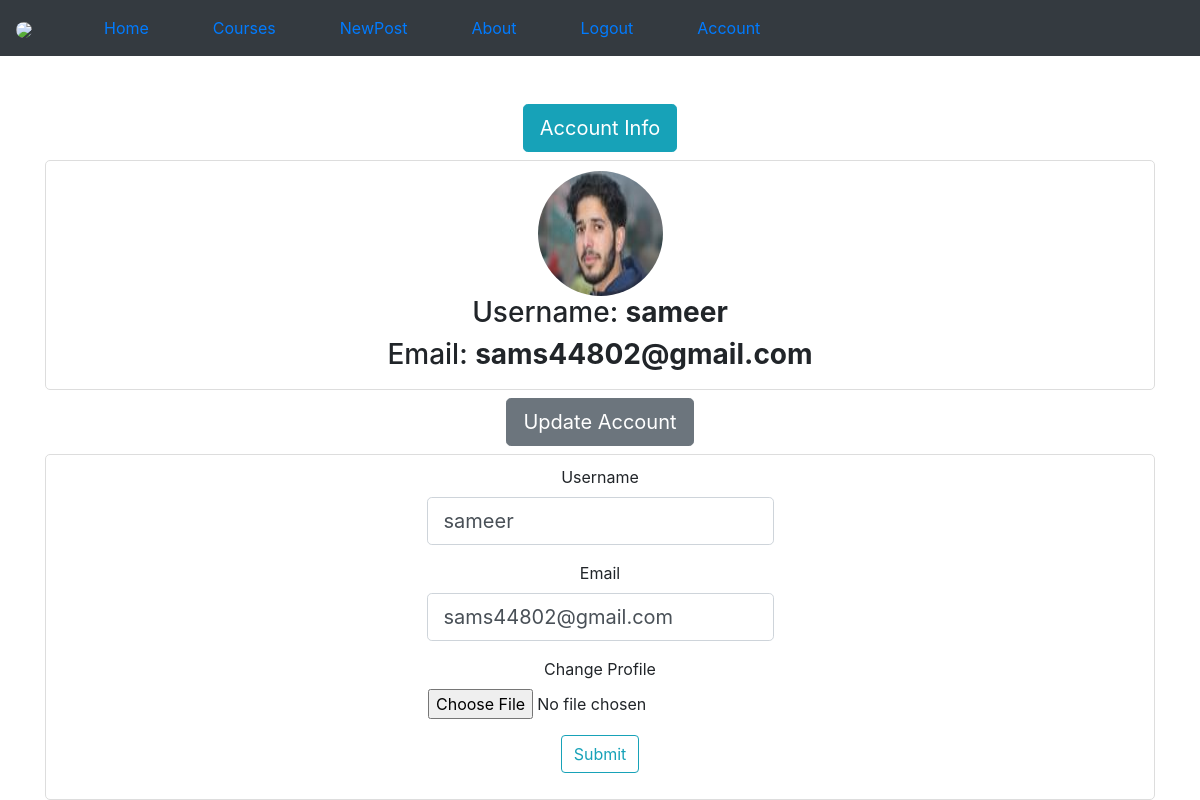
The page /account (signed in) on the database its author committed.
### Main/models.py (models this page shows, shortened)
class User(db.Model,UserMixin):
	id = db.Column(db.Integer,primary_key=True)
	username = db.Column(db.String(20),unique=True, nullable= False)
	email = db.Column(db.String(120),unique=True,nullable=False)
	image_file = db.Column(db.String(20),nullable=False,default= 'default.jpg')
	password = db.Column(db.String(30),nullable=False)
	posts = db.relationship('Post',backref='author',lazy=True)

### Main/routes.py (the view)
@app.route('/account',methods=['GET','POST'])
@login_required
def account():
	form = UpdateAccountForm()
	if form.validate_on_submit():
		if form.picture.data:
			picture_file = SavePicture(form.picture.data)
			current_user.image_file = picture_file
		current_user.username = form.username.data
		current_user.email = form.email.data
		db.session.commit()
		flash(f"Your Account Has Been Updated",'success')
		return redirect(url_for('account'))
	elif request.method == 'GET':
		form.username.data = current_user.username
		form.email.data = current_user.email
	image_file = url_for('static',filename='Profile-pics/'+current_user.image_file)
	return render_template('account.html',image_file=image_file,form=form)

### Main/forms.py (shortened to what this page needs)
class UpdateAccountForm(FlaskForm):
	username = StringField('Username',validators=[DataRequired(),Length(min=2,max=20)])
	email = StringField('Email',validators=[DataRequired(),Email()])
	picture = FileField('Change Profile', validators=[FileAllowed(['jpg','png'])])
	submit = SubmitField('Submit')

### Main/models.py (called while the page is built)
@login_manager.user_loader
def load_user(user_id):
	return User.query.get(int(user_id))

### Main/templates/account.html (shortened to what this page needs)
{%extends "layout.html"%}
{%block content%}
	<div class="text-center">
		<button type="button" class=" btn btn-info btn-lg mb-2">Account Info</button>
	</div>
	<div class="container content-section">
		<img class="rounded-circle account-img" src="{{url_for('static',filename='Profile-pics/'+current_user.image_file)}}" alt="">
			<h3>Username:
				<strong>{{current_user.username}}
				</strong>
			</h3>
			<h3>Email:
				<strong>{{current_user.email}}</strong>
			</h3>
	</div>
	<div class="text-center mt-2">
		<button type="button" class=" btn btn-secondary btn-lg mb-2">Update Account</button>
	</div>
	<div class="content-section">
		<form method="POST" action="" enctype="multipart/form-data">
			<div class="form-group row justify-content-center  text-center">
				<div class="col-xs-6">
					{{form.username.label(class="form-control-label")}}
					{%if form.username.errors%}
						{{form.username(class="form-control form-control-lg is-invalid")}}
						<div class="invalid-feedback">
							{%for error in form.username.errors%}
								<span>{{error}}</span>
							{%endfor%}
						</div>
					{%else%}
						{{form.username(class="form-control form-control-lg")}}
					{%endif%}
				</div>
			</div>
			<div class="form-group row justify-content-center text-center">
				<div class="col-xs-6">
					{{form.email.label(class="form-control-label")}}
					{%if form.email.errors%}
						{{form.email(class="form-control form-control-lg is-invalid")}}
						<div class="invalid-feedback">
							{%for error in form.email.errors%}
								<span>{{error}}</span>
							{%endfor%}
						</div>
					{%else%}
						{{form.email(class="form-control form-control-lg")}}
					{%endif%}
				</div>
			</div>
			<div class="form-group row justify-content-center text-center">
				<div class="col-xs-6">
					{{form.picture.label()}}
					{{form.picture(class="form-control-file")}}
				</div>
			</div>
			<div class="form-group">
				{{form.submit(class="btn btn-outline-info")}}
			</div>
		</form>
	</div>
{%endblock content%}

### Main/static/main.css (style rules this page uses)
body { font-family: 'Lato', sans-serif; }
.content-section { text-align: center; background-color: #ffff; padding: 10px 20px; border: 1px solid #dddddd; border-radius: 5px; }
.account-img { height: 125px; width: 125px; }

### rows shown on the page
User: image_file (picture), username "sameer", email "sams44802@gmail.com"
